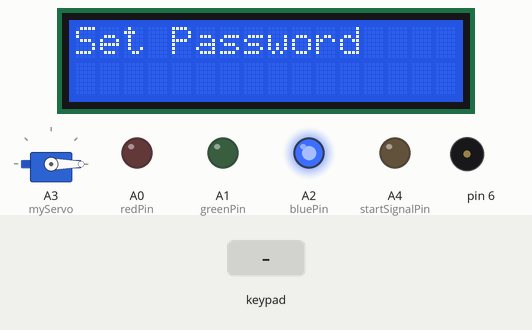
Simulated run of this sketch. Board: Arduino Uno, built with avr-gcc and run on an emulated ATmega328P. On the bench: servo, 16×2 character LCD, output pins drawn as LEDs (lit = HIGH), buzzer (waves = sounding). Wiring (inferred from the names in the program): 4×3 keypad with keys 1 2 3 4 5 6 7 8 9 * 0 #: rows pin 7, pin 8, pin 9, pin 10; columns pin 13, pin 12, pin 11. Inputs (shaded band) come from the test bench. Pins used as bus, display or sensor lines are not drawn.

Above: at 1.2 s.
1.3 s: keypad keys 1 2 3 4 # pressed 0.4 s apart
At 3.7 s:
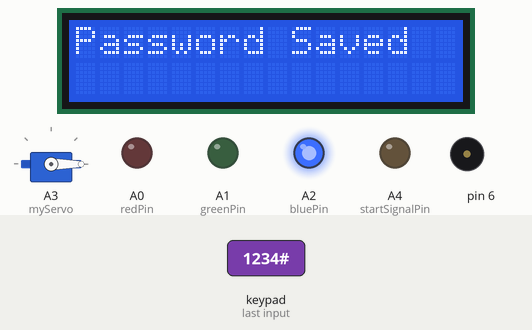
4.8 s: keypad keys 1 3 9 7 # pressed 0.4 s apart
At 7.9 s:
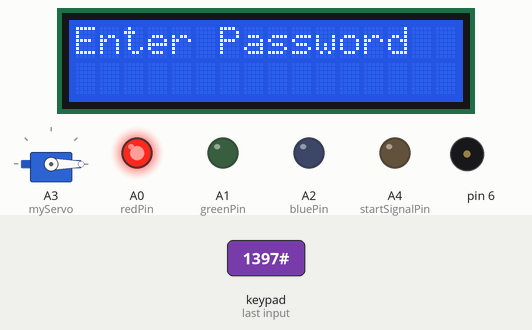
8.3 s: key '#' pressed
At 8.9 s:
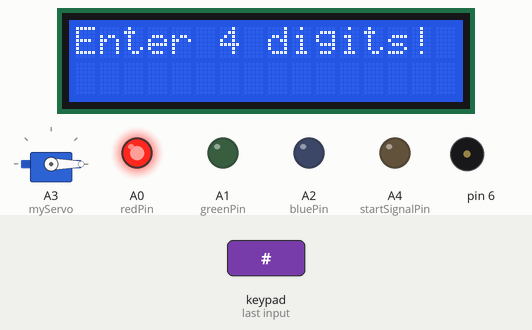
9.8 s: key '1' pressed
At 11.0 s:
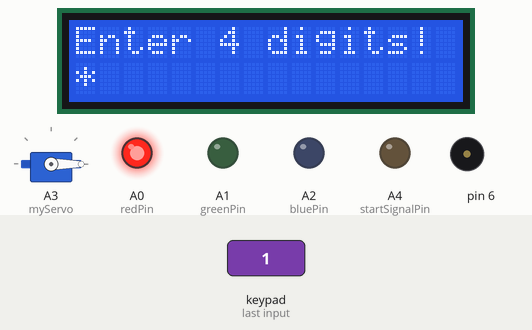
11.3 s: keypad keys 1 2 3 4 pressed 0.4 s apart
At 13.4 s:
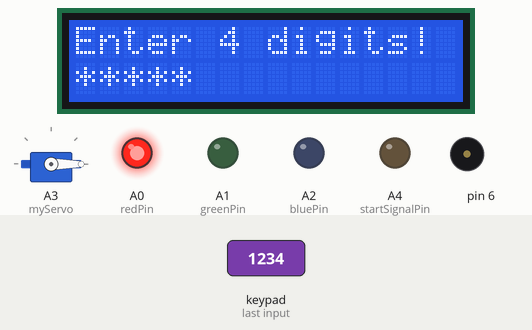
14.4 s: key '2' pressed
At 14.7 s:
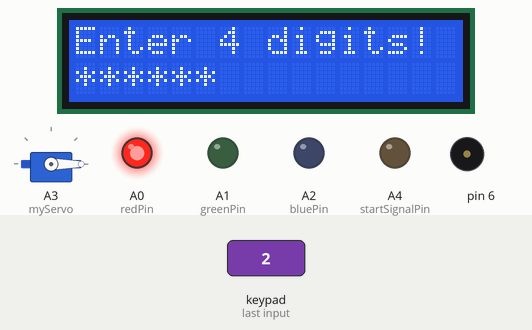
Timing chart, 0 to 16.9 s (numbered marks = the images above; inputs shaded):
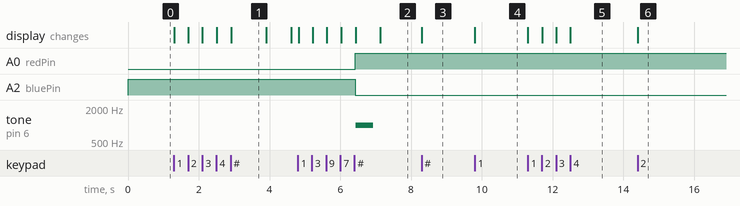

Measured:
- after the input at 1.3 s, the display: first changes at once (image 1 shows a later state)
- after the input at 4.8 s, A0 (redPin): LOW → HIGH after 1.6 s; A2 (bluePin): HIGH → LOW after 1.6 s; tone on pin 6: silent → 1000 Hz after 1.6 s, → silent 0.50 s later; the display: first changes at once (image 2 shows a later state)
- after the input at 8.3 s, the display: changes at once (image 3)
- after the input at 9.8 s, the display: changes at once (image 4)
- after the input at 11.3 s, the display: first changes at once (image 5 shows a later state)
- after the input at 14.4 s, the display: changes at once (image 6)
- what the display in image 1 shows lasts 1.0 s, from 2.9 s to 3.9 s

The sketch:

my_task.ino
```cpp
#include <LiquidCrystal.h>
#include <Servo.h>

const int rs = 4, en = 5, d4 = 0, d5 = 1, d6 = 2, d7 = 3;
LiquidCrystal lcd(rs, en, d4, d5, d6, d7);

const int resetSignalPin = A5;   // Signal from Arduino2 to enable user input
const int startSignalPin = A4;  // Signal to Arduino2 to start countdown

const int rows[] = {7, 8, 9, 10};
const int cols[] = {13, 12, 11};
const int redPin = A0;
const int greenPin = A1;
const int bluePin = A2;

Servo myServo; // Create a servo object
bool isCorrect = false;
String hashPass = "";
int wrongTimes = 0;
int passD0 = 0, passD1 = 0, passD2 = 0, passD3 = 0;
int pass = -1;
int i = 0;
bool blocked = false;  // Indicates whether input is blocked

unsigned long lastDebounceTime = 0; // To track debounce timing
unsigned long debounceDelay = 200; // Debounce delay in milliseconds
char lastKey = '\0';               // To track the last pressed key

// Keypad layout
char keypad[4][3] = {
    {'1', '2', '3'},
    {'4', '5', '6'},
    {'7', '8', '9'},
    {'*', '0', '#'}};

void alertSound() {
    tone(6, 1000, 500);
}

char scanKey() {
    char key = -1;
    for (int r = 0; r < 4; r++) {
        digitalWrite(rows[r], LOW);
        for (int c = 0; c < 3; c++) {
            if (digitalRead(cols[c]) == LOW) {
                key = keypad[r][c];
            }
        }
        digitalWrite(rows[r], HIGH);
    }
    return key;
}

void lightLcd(int mode) {
    if (mode == 1) {
        analogWrite(redPin, 0);
        analogWrite(greenPin, 255);
        analogWrite(bluePin, 0);
    } else if (mode == 0) {
        analogWrite(redPin, 255);
        analogWrite(greenPin, 0);
        analogWrite(bluePin, 0);
    }
}

void SavePassword(int d0, int d1, int d2, int d3) {
    pass = (d0 * 1000) + (d1 * 100) + (d2 * 10) + d3;
    lcd.clear();
    lcd.print("Password Saved");
    delay(1000);
    lcd.clear();
}

bool checkPassword(int d0, int d1, int d2, int d3) {
    int newPass = (d0 * 1000) + (d1 * 100) + (d2 * 10) + d3;
    return (newPass == pass);
}

void clearVariables() {
    passD0 = passD1 = passD2 = passD3 = 0;
    i = 0;
    hashPass = "";
}

void setup() {
    pinMode(startSignalPin, OUTPUT);
    pinMode(resetSignalPin, INPUT);

    for (int r = 0; r < 4; r++)
     pinMode(rows[r], OUTPUT);
    for (int c = 0; c < 3; c++)
    pinMode(cols[c], INPUT_PULLUP);

    pinMode(redPin, OUTPUT);
    pinMode(greenPin, OUTPUT);
    pinMode(bluePin, OUTPUT);
    analogWrite(redPin, 0);
    analogWrite(greenPin, 0);
    analogWrite(bluePin, 255);


    myServo.attach(A3); // Attach the servo to pin A3
    myServo.write(0);   // Initially close the servo

    lcd.begin(16, 2);
    lcd.print("Set Password");
}

void loop() {

    // Handle keypad input with debounce
    char key = scanKey();
    unsigned long currentTime = millis();
    if (key != '\0' && key != lastKey && (currentTime - lastDebounceTime > debounceDelay)) {
        lastDebounceTime = currentTime;
        lastKey = key;

        if (key >= '0' && key <= '9') {
            if (i == 0)
             passD0 = key - '0';
            else if (i == 1)
             passD1 = key - '0';
            else if (i == 2)
             passD2 = key - '0';
            else if (i == 3)
             passD3 = key - '0';

            hashPass += "*";
            lcd.setCursor(0, 1);
            lcd.print(hashPass);

            i++;
        } else if (key == '*') {
            clearVariables();
            lcd.clear();
            lcd.print((pass == -1) ? "Set Password" : "Enter Password");
        } else if (key == '#') {
            if (i == 4) {
                if (pass == -1) {
                    SavePassword(passD0, passD1, passD2, passD3);
                } else {
                    isCorrect = checkPassword(passD0, passD1, passD2, passD3);
                    lcd.clear();
                    if (isCorrect) {
                        lightLcd(1);
                        lcd.print("Correct!");
                        myServo.write(90); // Open the servo
                        wrongTimes = 0;
                    } else {
                        lightLcd(0);
                        lcd.print("Wrong!");
                        myServo.write(0); // Close the servo
                        wrongTimes++;
                        alertSound();
                        if (wrongTimes >= 3) {
                            lcd.clear();
                            lcd.print("Blocked!");
                            digitalWrite(startSignalPin, HIGH); // Notify Arduino2
                            delay(100);
                            digitalWrite(startSignalPin, LOW);
                            wrongTimes = 0;
                            delay(30000);
                        }
                    }
                }
                clearVariables();
                delay(700);
                lcd.clear();
                lcd.print("Enter Password");
            } else {
                lcd.clear();
                lcd.print("Enter 4 digits!");
                clearVariables();
            }
        }
    } else if (key == '\0') {
        lastKey = '\0'; // Reset lastKey when no key is pressed
    }
}
```
